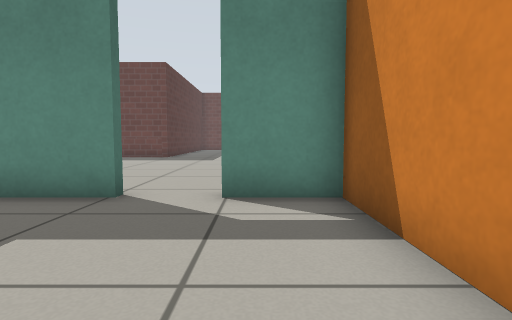
View 1 (above)

24 first-person views from a walk through a robot-simulator world made for Gazebo. The camera is 0.5 m above the floor, tilts 4° down and sees 80° across. The floor is counted in squares, 0.5 m on a side. Each view is taken from the middle of a square. On the plan, view 1 faces up. The plan holds only what a view shows up to about 12 squares ahead; the rest is blank. Simple patterns stand in for the simulator's built-in surfaces.

View 2
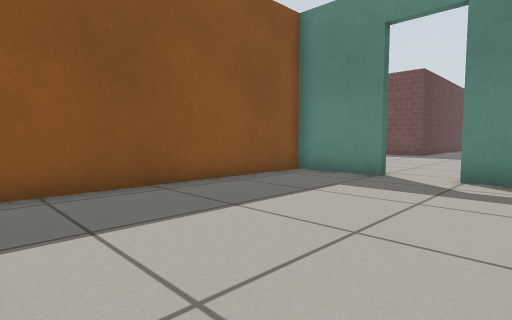

View 3
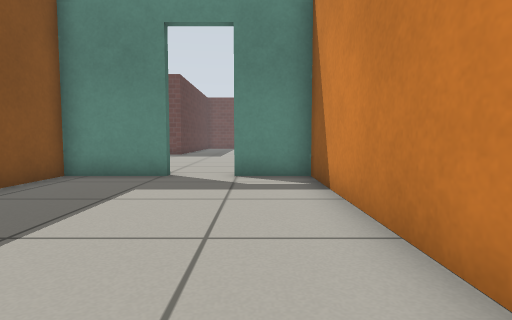

View 4
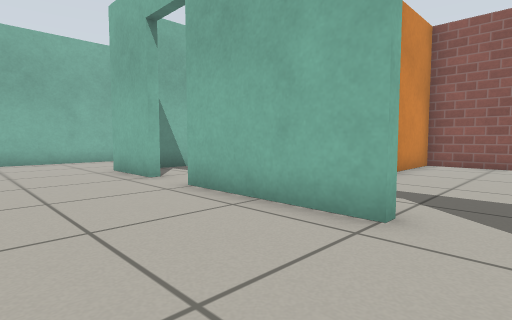

View 5
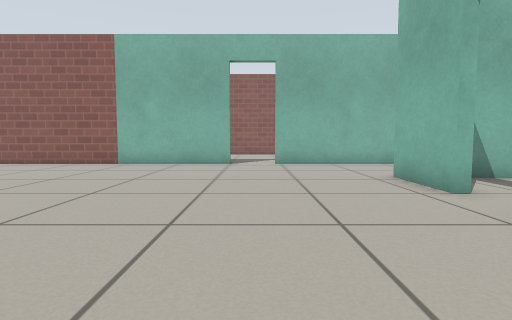

View 6
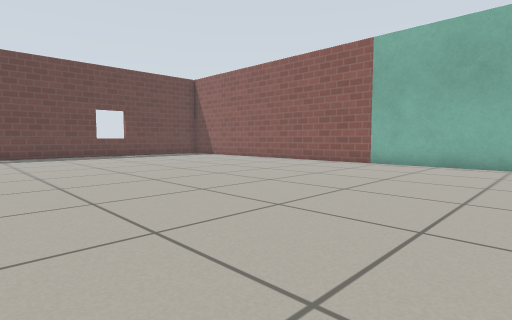

View 7
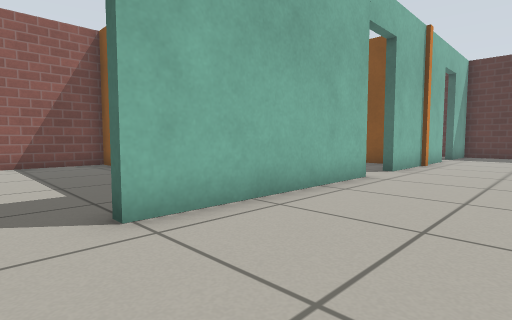

View 8
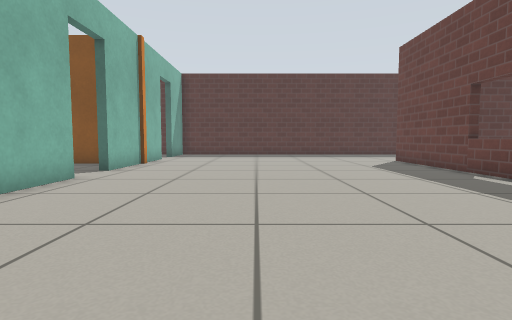

View 9
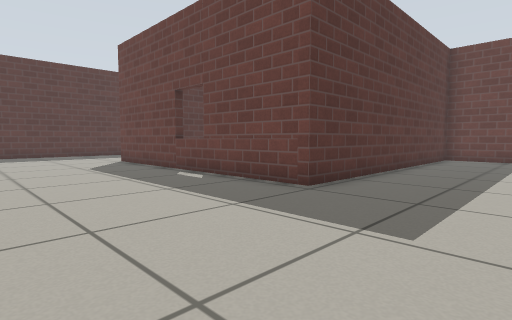

View 10
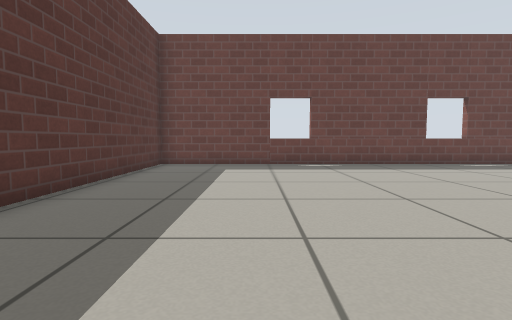

View 11
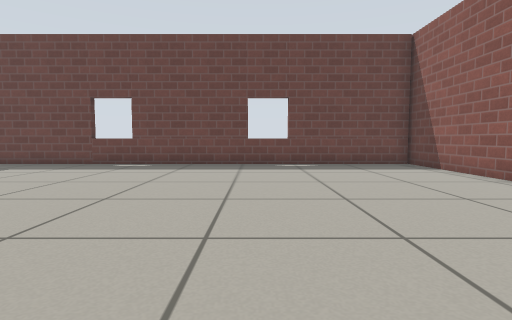

View 12
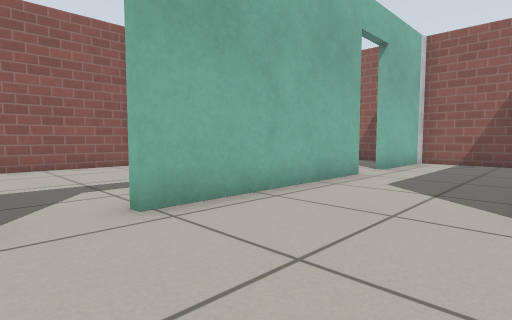

View 13
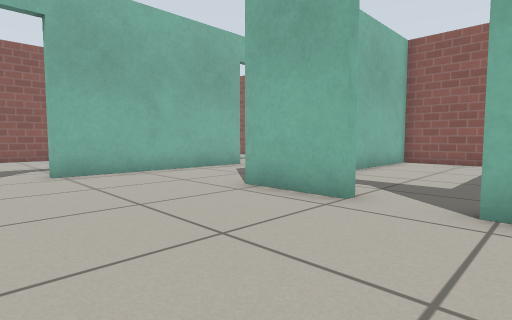

View 14
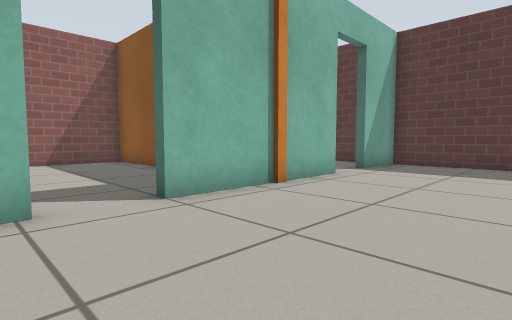

View 15
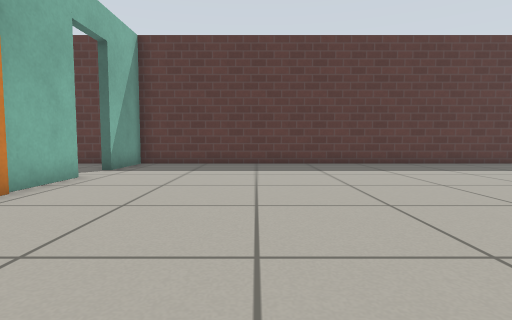

View 16
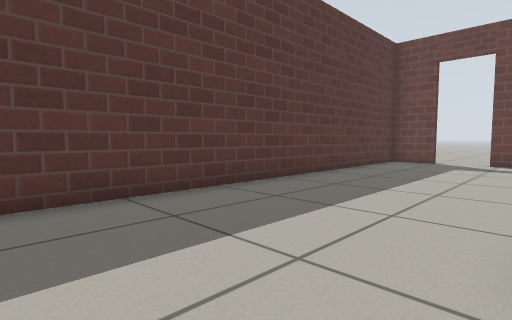

View 17
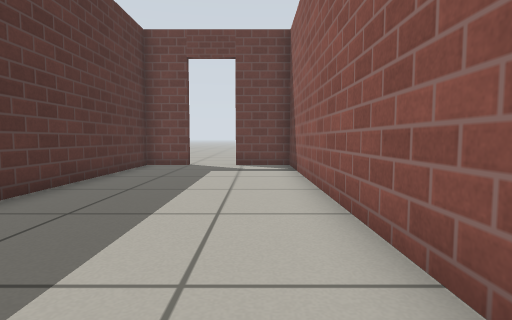

View 18
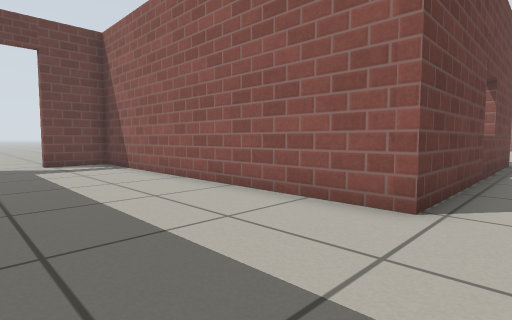

View 19
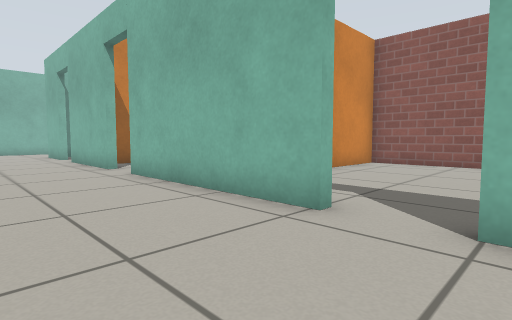

View 20
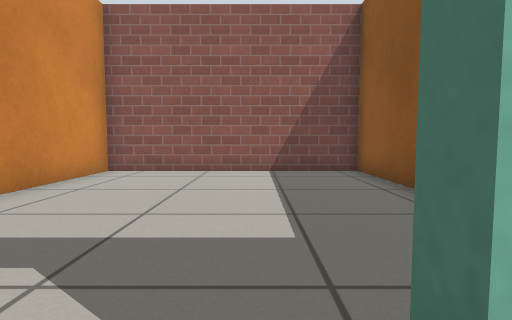

View 21
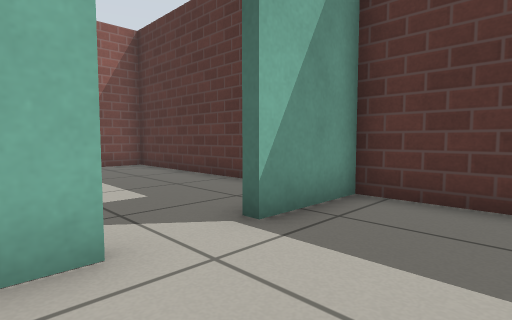

View 22
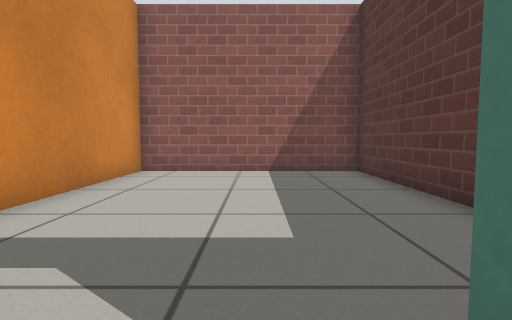

View 23
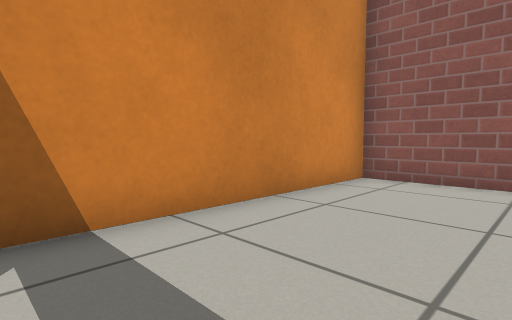

View 24
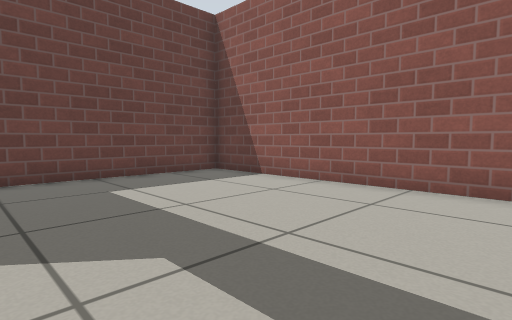

### Floor plan
Points are (right, up) in squares from view 1. A wall is a line through its corners. A room is listed if a view was taken in it or the views show most of it. See-through windows are left out.
Room 1 (views 1, 2, 3)
walls: (-2.4, 5.1) (-5.1, 5.1) (-5.1, -3.4) (1.5, -3.4) (1.5, 5.1) (-0.6, 5.1)
ways out: open door at (-1.5, 5) to room 2
Room 2 (views 4, 5, 6, 7, 8, 9, 10, 11, 12, 13, 14, 15, 16, 17, 18, 19, 20, 21, 22)
walls: (-0.6, 5.4) (3.7, 5.4); (-8.7, 5.4) (-2.4, 5.4); (5.5, 5.4) (8, 5.4); (12, 10) (12, 19.1); (12, 22.1) (12, 27) (-4.7, 27) (-4.7, 16.3) (-14.7, 16.3) (-14.7, 27.5) (-16.8, 27.5); (-15.9, 5.4) (-10.5, 5.4); (12, 1.7) (12, 8.2); (9.1, -3.4) (11.9, -3.4); (-18.5, 27.5) (-20.1, 27.5) (-20.1, 5.4) (-17.6, 5.4); (12, -3.1) (12, 0.1)
ways out: open door at (-1.5, 5) to room 1; open door at (-16.5, 5) to room 3; open door at (12, 9.5) to room 4; open door at (-9.5, 5) to room 5; open door at (4.5, 5) to room 6; open door at (-17.5, 28); open door at (12, 0.5)
Room 3 (view 23)
walls: (-20.1, 3.9) (-20.1, -3.4) (-13.5, -3.4) (-13.5, 3.7)
ways out: open door at (-16.5, 5) to room 2
Room 4 (view 24)
walls: (19.3, 5.3) (19.3, 14.1) (13.6, 14.1)
ways out: open door at (12, 9.5) to room 2
Room 5 (no view inside)
walls: (-13.2, 0.1) (-13.2, -3.4) (-5.4, -3.4) (-5.4, 0.6); (-13.2, 4.1) (-13.2, 2.6)
ways out: open door at (-9.5, 5) to room 2
Room 6 (no view inside)
walls: (7.6, 2.5) (7.6, 4); (4.9, -3.4) (6.9, -3.4); (7.6, -2.6) (7.6, 0.9)
ways out: open door at (4.5, 5) to room 2

Positions as (right, up) in squares from view 1, and headings:
1: (0, 0), facing up
2: (1, -3), facing up-left
3: (0, -3), facing up
4: (-2, 9), facing down-right
5: (0, 9), facing right
6: (0, 9), facing up-right
7: (-1, 9), facing down-left
8: (-1, 10), facing left
9: (-1, 11), facing up-left
10: (-1, 15), facing up
11: (6, 15), facing up
12: (8, 10), facing down-right
13: (3, 10), facing down-right
14: (-8, 10), facing down-left
15: (-8, 10), facing left
16: (-15, 14), facing up-left
17: (-16, 16), facing up
18: (-19, 15), facing up-right
19: (-11, 9), facing down-right
20: (-10, 6), facing down
21: (-15, 8), facing down-left
22: (-17, 6), facing down
23: (-17, 4), facing down-right
24: (13, 6), facing up-right
